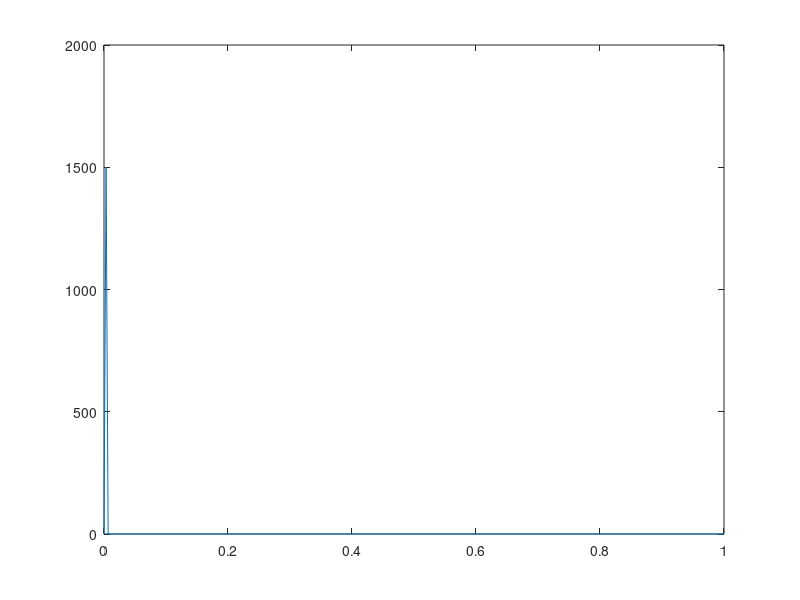
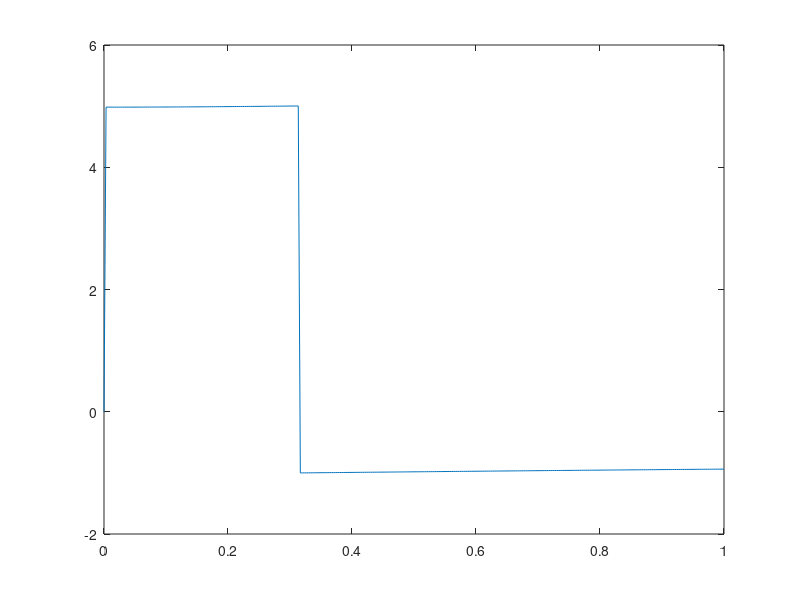
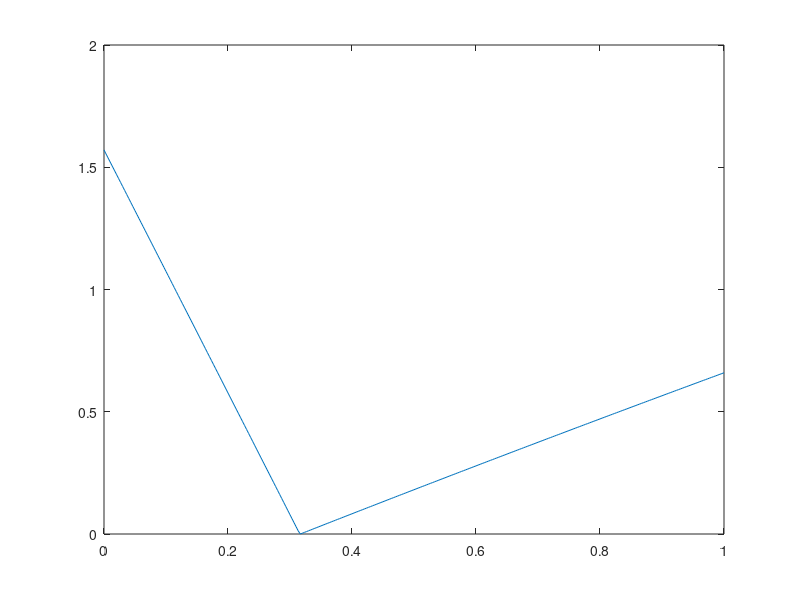

MATLAB code for these plots, in order:
%% Börja om efter ANNAS hjälp

values = 301;

tid = linspace(0,1,values);

force = zeros(1, values);
force(1) = 1;
force(2) = 1;
radie = 0.1; %meter
massa = 0.01; %kilogram
langd = 0.1;
bredd = 0.1;
g = 9.82;

acce = zeros(1, values);
hastighet = zeros(1, values);
vinkel = zeros(1, values);

vinkel(1) = pi/2;

troghet = massa/3*(langd^2+bredd^2);
step = 1/values;
for idx = 2:values
    acce(1,idx) = (1/troghet)*(force(idx)*radie) + g*massa*cos(vinkel(idx-1));
    hastighet(1,idx) = hastighet(idx-1) + step*acce(idx);
    vinkel(1,idx) = (vinkel(idx-1) - step*hastighet(idx));
    if vinkel(1,idx) <0
        vinkel(1,idx) =0;

        hastighet(1,idx) = -hastighet(idx-1)*0.2;

        %acce(1, idx) = 0;
    end
end

plot(tid,acce);
figure
plot(tid, hastighet);
figure
plot(tid, vinkel);